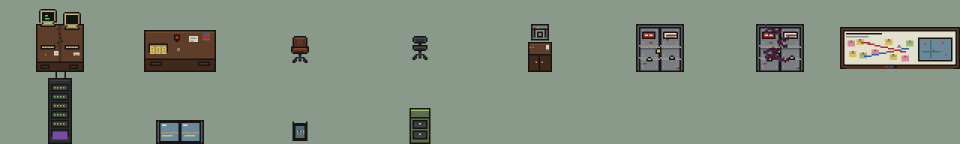
#> input picture art/previews/props/office-props-x3.png, 1920 x 288 px, given in place of dentist-sprites-concept.jpg, which was not available (shown at 1/2 size)
$ python make-dentist-props.py
#> lines starting #> are read from the running program, lines starting #| are printed output that depends on the picture; after the words box and inside, x2 and y2 are one past the last pixel; in counts of white or black regions, pixels touching at a corner belong together; pictures that were not available may be replaced by others from this repository, and a replacement may not be noted
"""Cuts the dentist's props out of Gemini's in-game sprite sheet into dentist-props.png.

The concept (art/concepts/items/dentist-sprites-concept.jpg) draws each prop at roughly
90 px per tile inside a framed box on a dark checker. This crops each box, flood-fills the
checker away from the box edges, shrinks the prop to 32 px per tile (twice the game's usual
16) and stands it on the bottom centre of a 64x96 cell, two tiles wide and three tall.
The game draws this sheet at half the usual scale (SHEET_PX in room-scene.ts), so a tile of
it covers the same ground as a 16 px tile with four times the pixels.

    python art/source/props/make-dentist-props.py
"""

from collections import deque
from pathlib import Path

from PIL import Image

ROOT = Path(__file__).resolve().parents[3]
SRC = ROOT / "art/concepts/items/dentist-sprites-concept.jpg"
OUT = ROOT / "public/assets/sprites/props/dentist-props.png"
PREVIEW = ROOT / "art/previews/props/dentist-props-x4.png"

PX = 32  # pixels per tile on this sheet
CELL = (2 * PX, 3 * PX)

# Frame order, the box on the concept (left, top, right, bottom) and how many tiles wide to draw
# it. Big things can be wider than their footprint in rooms.ts; they overhang it a little.
PROPS = [
    ("chair", (87, 87, 214, 268), 1.6),
    ("lightbox", (360, 87, 470, 268), 1.3),
    ("lightbox-haunted", (619, 87, 729, 268), 1.3),
    ("operatory-pc", (884, 87, 995, 268), 1.3),
    ("panoramic-xray", (1145, 80, 1257, 268), 1.5),
    ("reception-desk", (85, 358, 293, 500), 2),
    ("rack", (476, 323, 585, 500), 1.4),
    ("bench", (762, 358, 968, 500), 2),
    ("restricted-door", (1100, 323, 1255, 500), 1),
    ("packing-bench", (90, 575, 295, 718), 2),
    ("jar-packer", (481, 555, 595, 718), 1.5),
    ("crate", (827, 635, 907, 718), 1.1),
    ("shelf", (1100, 560, 1256, 718), 2),
]


def is_backdrop(rgb: tuple[int, int, int]) -> bool:
    """The checker inside each box: dark, slightly blue grey."""
    r, g, b = rgb
    return max(rgb) <= 70 and -2 <= b - r <= 14 and -3 <= g - r <= 8


def cut(sheet: Image.Image, box: tuple[int, int, int, int]) -> Image.Image:
    """The prop in `box`, with the frame and the checker around it made transparent."""
    inset = 4  # past the box's frame line
    l, t, r, b = box
    crop = sheet.crop((l + inset, t + inset, r - inset, b - inset)).convert("RGBA")
    w, h = crop.size
    px = crop.load()
    seen = set()
    queue = deque((x, y) for x in range(w) for y in (0, h - 1))
    queue.extend((x, y) for y in range(h) for x in (0, w - 1))
    while queue:
        x, y = queue.popleft()
        if (x, y) in seen or not (0 <= x < w and 0 <= y < h):
            continue
        seen.add((x, y))
        if not is_backdrop(px[x, y][:3]):
            continue
        px[x, y] = (0, 0, 0, 0)
        queue.extend(((x + 1, y), (x - 1, y), (x, y + 1), (x, y - 1)))
    return crop.crop(crop.getbbox())


def main() -> None:
    sheet = Image.open(SRC).convert("RGB")
    out = Image.new("RGBA", (CELL[0] * len(PROPS), CELL[1]))
#> out: PIL image 832x96 RGBA; every value is 0
    for i, (_, box, tiles) in enumerate(PROPS):
        prop = cut(sheet, box)
        scale = min(tiles * PX / prop.width, CELL[1] / prop.height)
        size = (min(CELL[0], max(1, round(prop.width * scale))), max(1, round(prop.height * scale)))
        small = prop.resize(size, Image.LANCZOS)
        # Pixel art has hard edges: no half-see-through fringe.
        alpha = small.getchannel("A").point(lambda a: 255 if a >= 128 else 0)
        small.putalpha(alpha)
        out.paste(small, (i * CELL[0] + (CELL[0] - size[0]) // 2, CELL[1] - size[1]), small)
#> this loop made 13 passes
#> pass 1, in cut, `crop = sheet.crop((l + inset, t + inset, r - inset, b - inset)).conver..`:
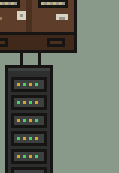
#> crop: PIL image 119x173 RGBA; mean R, G, B, A 100.9, 106.3, 93.4, 255
#> pass 1, in main, `prop = cut(sheet, box)`:
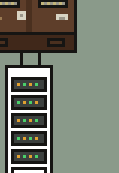
#> prop: PIL image 119x173 RGBA; mean R, G, B, A 97.3, 102.5, 89.7, 235.4; transparent parts drawn white
#> pass 1, in main, `small = prop.resize(size, Image.LANCZOS)`:
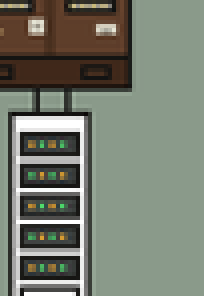
#> small: PIL image 51x74 RGBA (shown 4 times larger); mean R, G, B, A 98.9, 104.2, 91.1, 234.2; transparent parts drawn white
#> pass 1, in main, `alpha = small.getchannel("A").point(lambda a: 255 if a >= 128 else 0)`:
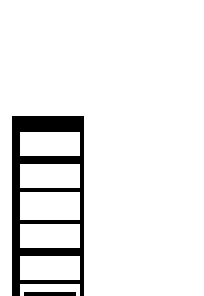
#> alpha: PIL image 51x74 L (shown 4 times larger); 91.7% white; black in thin lines or dots, all inside (x1, y1, x2, y2) = (3, 29, 21, 74)
#> after the loop: alpha: PIL image 64x65 L; every value is 0
#> after the loop:
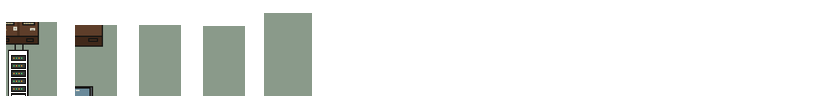
#> out: PIL image 832x96 RGBA; mean R, G, B, A 26.2, 28.7, 25.6, 52.2; transparent parts drawn white
#> after the loop: small: PIL image 64x65 RGBA; every value is 0
    OUT.parent.mkdir(parents=True, exist_ok=True)
    out.save(OUT)
    PREVIEW.parent.mkdir(parents=True, exist_ok=True)
    out.resize((out.width * 4, out.height * 4), Image.NEAREST).save(PREVIEW)
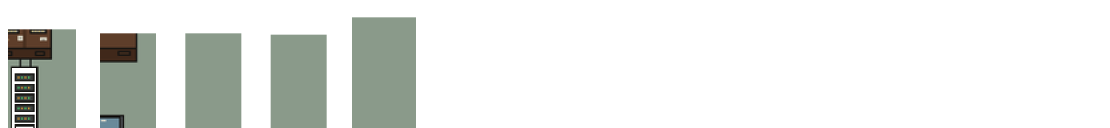
#> saved as dentist-props-x4.png: PIL image 3328x384 RGBA (shown at 1/3 size); mean R, G, B, A 26.2, 28.7, 25.6, 52.2; transparent parts drawn white
    print(f"{OUT.relative_to(ROOT)}: {len(PROPS)} frames of {CELL[0]}x{CELL[1]}")


if __name__ == "__main__":
    main()
